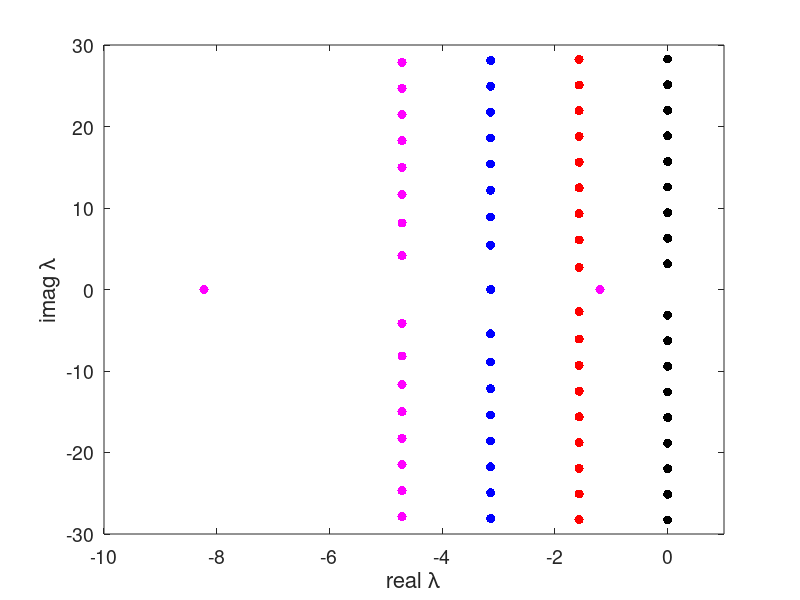

Here is the MATLAB script that generated this plot: (Note: this script raises an error after producing the figure.)
 d = [0 pi/2 pi 3*pi/2];
 col = 'krbm'


 k = 1:10;
 figure(1), clf
 for j=1:length(d)
     ew = [-d(j)+sqrt(d(j)^2-k.^2*pi^2) -d(j)-sqrt(d(j)^2-k.^2*pi^2)];
     plot(real(ew),imag(ew),'.','markersize',20,'color',col(j)), hold on
 end
 axis([-10 1 -30 30]) 
 set(gca,'fontsize',14)
 xlabel('real \lambda','fontsize',16)
 ylabel('imag \lambda','fontsize',16)
 legend('d=0','d=\pi/2','d=\pi','d=3\pi/2',2)
 print -depsc2 optdamp1
